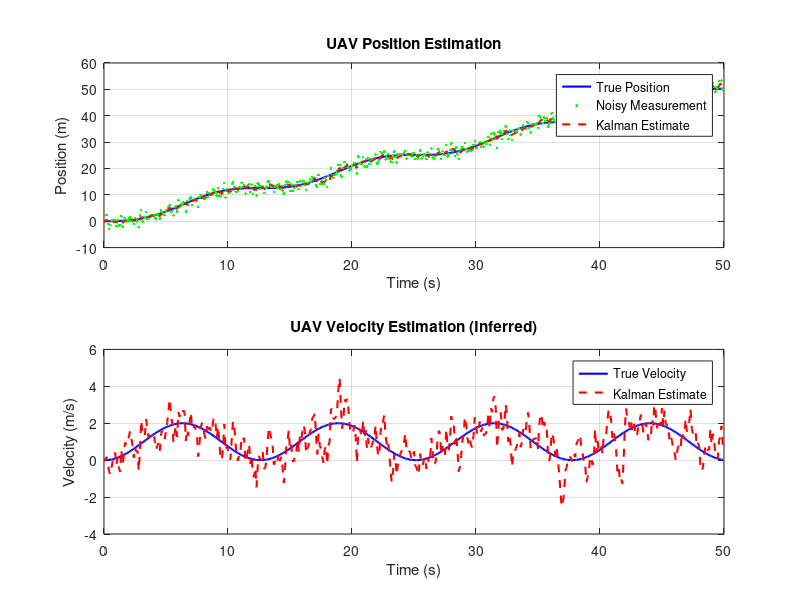

Here is the MATLAB script that generated this plot:
%% UAV Kalman Filter - تقدير الموقع والسرعة (بنية حلقة متغيرة زمنياً)
% مناسب للطائرات بدون طيار أحادية البعد أو مبسطة، مع إمكانية التوسع مباشرة إلى ثلاثي الأبعاد
clear; clc; close all;

%% 1. إعدادات المعلمات
dt = 0.1;                % فترة أخذ العينات (ثانية)
T = 50;                  % مدة المحاكاة الإجمالية (ثانية)
N = T / dt;              % إجمالي عدد الخطوات الزمنية

% مصفوفات فضاء الحالة (نموذج سرعة ثابتة: الحالة = [الموقع; السرعة])
% x(k+1) = A * x(k) + B * u + w
A = [1, dt; 
     0, 1];
B = [0.5*dt^2; 
     dt];                % مصفوفة التحكم (إذا كان هناك إدخال تسارع، هنا نفترض أن u هو التسارع)
C = [1, 0];              % مصفوفة القياس (نقيس الموقع فقط)

% إعدادات ضوضاء كالمان (تحتاج إلى التعديل وفقاً للمستشعر الفعلي)
Q = diag([0.1, 0.5]);    % تباين ضوضاء العملية (عدم اليقين في النموذج، يتعلق بالرياح/الاهتزاز)
R = 2.0;                 % تباين ضوضاء القياس (دقة GPS/البارومتر، يتطلب قيمة أكبر عند سوء الإشارة)

%% 2. توليد البيانات الحقيقية والقياسات (للمحاكاة والتحقق)
% إدخال تسارع حقيقي (على سبيل المثال من مقياس التسارع، هنا نفترض حركة تسارع متناغمة)
t = (0:N-1) * dt;
u_true = 0.5 * sin(0.5 * t);   % إدخال تسارع افتراضي

% تهيئة الحالة الحقيقية
x_true = zeros(2, N);
x_true(:,1) = [0; 0];          % الموقع والسرعة الأولية

% توليد الحالة الحقيقية (بدون ضوضاء)
for k = 2:N
    x_true(:,k) = A * x_true(:,k-1) + B * u_true(k-1);
end

% توليد قياسات ضوضائية (الموقع فقط)
y_meas = x_true(1,:) + sqrt(R) * randn(1, N);

%% 3. تهيئة كالمان فلتر
x_est = zeros(2, N);           % مصفوفة تخزين نتائج التقدير
x_est(:,1) = [0; 0];           % تقدير الحالة الأولية (يمكن ضبطه وفقاً للحالة الفعلية)
P = eye(2);                    % مصفوفة التغاير الأولية للخطأ

% تخزين تغاير الخطأ للتشخيص
P_store = zeros(2, 2, N);
P_store(:,:,1) = P;

%% 4. حلقة كالمان الرئيسية (تحديث الوقت + تحديث القياس)
for k = 2:N
    % --- الخطوة 1: التنبؤ (تحديث الوقت) ---
    % التنبؤ بالحالة: x(k|k-1) = A * x(k-1|k-1) + B * u(k-1)
    x_pred = A * x_est(:,k-1) + B * u_true(k-1);
    
    % التنبؤ بالتغاير: P(k|k-1) = A * P(k-1|k-1) * A' + Q
    P_pred = A * P * A' + Q;
    
    % --- الخطوة 2: التصحيح (تحديث القياس) ---
    % حساب مكسب كالمان: K = P_pred * C' / (C * P_pred * C' + R)
    S = C * P_pred * C' + R;       % تباين الابتكار
    K = P_pred * C' / S;           % مكسب كالمان
    
    % تحديث الحالة: x(k|k) = x_pred + K * (y(k) - C * x_pred)
    innovation = y_meas(k) - C * x_pred;
    x_est(:,k) = x_pred + K * innovation;
    
    % تحديث التغاير: P(k|k) = (I - K*C) * P_pred
    P = (eye(2) - K * C) * P_pred;
    P_store(:,:,k) = P;
end

%% 5. رسم النتائج
figure('Name', 'UAV Kalman Filter Results', 'Color', 'w');

% الموقع
subplot(2,1,1);
plot(t, x_true(1,:), 'b-', 'LineWidth', 1.5); hold on;
plot(t, y_meas, 'g.', 'MarkerSize', 6);
plot(t, x_est(1,:), 'r--', 'LineWidth', 1.5);
xlabel('Time (s)'); ylabel('Position (m)');
legend('True Position', 'Noisy Measurement', 'Kalman Estimate', 'Location', 'best');
title('UAV Position Estimation');
grid on;

% السرعة (السرعة الحقيقية غير مقاسة مباشرة، لكن كالمان يقدم تقديراً)
subplot(2,1,2);
plot(t, x_true(2,:), 'b-', 'LineWidth', 1.5); hold on;
plot(t, x_est(2,:), 'r--', 'LineWidth', 1.5);
xlabel('Time (s)'); ylabel('Velocity (m/s)');
legend('True Velocity', 'Kalman Estimate', 'Location', 'best');
title('UAV Velocity Estimation (Inferred)');
grid on;

%% 6. حساب مؤشرات الخطأ
pos_rmse = sqrt(mean((x_true(1,:) - x_est(1,:)).^2));
vel_rmse = sqrt(mean((x_true(2,:) - x_est(2,:)).^2));
fprintf('Position RMSE: %.4f m\n', pos_rmse);
fprintf('Velocity RMSE: %.4f m/s\n', vel_rmse);
